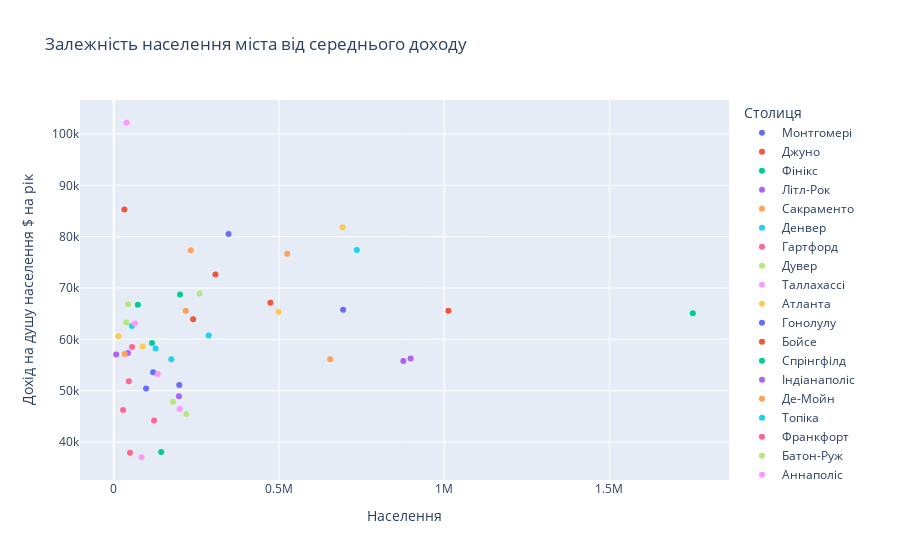

Notebook cell for this chart:
### Code cell
#Візуалізація залежності міста від середнього доходу населення
px.scatter(data, x = 'Населення', y = 'Дохід на душу населення $ на рік', title = 'Залежність населення міста від середнього доходу', color='Столиця')

### Figure 1 — Plotly figure (JSON) as saved in the notebook; plotly's stock layout.template omitted (floating-point values rounded to 4 significant figures)
{"data": [{"hovertemplate": "Столиця=Монтгомері<br>Населення=%{x}<br>Дохід на душу населення $ на рік=%{y}<extra></extra>", "legendgroup": "Монтгомері", "marker": {"color": "#636efa", "symbol": "circle"}, "mode": "markers", "name": "Монтгомері", "orientation": "v", "showlegend": true, "type": "scatter", "x": [198218], "xaxis": "x", "y": [51113], "yaxis": "y"}, {"hovertemplate": "Столиця=Джуно<br>Населення=%{x}<br>Дохід на душу населення $ на рік=%{y}<extra></extra>", "legendgroup": "Джуно", "marker": {"color": "#EF553B", "symbol": "circle"}, "mode": "markers", "name": "Джуно", "orientation": "v", "showlegend": true, "type": "scatter", "x": [32113], "xaxis": "x", "y": [85296], "yaxis": "y"}, {"hovertemplate": "Столиця=Фінікс<br>Населення=%{x}<br>Дохід на душу населення $ на рік=%{y}<extra></extra>", "legendgroup": "Фінікс", "marker": {"color": "#00cc96", "symbol": "circle"}, "mode": "markers", "name": "Фінікс", "orientation": "v", "showlegend": true, "type": "scatter", "x": [1752316], "xaxis": "x", "y": [65057], "yaxis": "y"}, {"hovertemplate": "Столиця=Літл-Рок<br>Населення=%{x}<br>Дохід на душу населення $ на рік=%{y}<extra></extra>", "legendgroup": "Літл-Рок", "marker": {"color": "#ab63fa", "symbol": "circle"}, "mode": "markers", "name": "Літл-Рок", "orientation": "v", "showlegend": true, "type": "scatter", "x": [197312], "xaxis": "x", "y": [48892], "yaxis": "y"}, {"hovertemplate": "Столиця=Сакраменто<br>Населення=%{x}<br>Дохід на душу населення $ на рік=%{y}<extra></extra>", "legendgroup": "Сакраменто", "marker": {"color": "#FFA15A", "symbol": "circle"}, "mode": "markers", "name": "Сакраменто", "orientation": "v", "showlegend": true, "type": "scatter", "x": [524943], "xaxis": "x", "y": [76662], "yaxis": "y"}, {"hovertemplate": "Столиця=Денвер<br>Населення=%{x}<br>Дохід на душу населення $ на рік=%{y}<extra></extra>", "legendgroup": "Денвер", "marker": {"color": "#19d3f3", "symbol": "circle"}, "mode": "markers", "name": "Денвер", "orientation": "v", "showlegend": true, "type": "scatter", "x": [735538], "xaxis": "x", "y": [77398], "yaxis": "y"}, {"hovertemplate": "Столиця=Гартфорд<br>Населення=%{x}<br>Дохід на душу населення $ на рік=%{y}<extra></extra>", "legendgroup": "Гартфорд", "marker": {"color": "#FF6692", "symbol": "circle"}, "mode": "markers", "name": "Гартфорд", "orientation": "v", "showlegend": true, "type": "scatter", "x": [122105], "xaxis": "x", "y": [44162], "yaxis": "y"}, {"hovertemplate": "Столиця=Дувер<br>Населення=%{x}<br>Дохід на душу населення $ на рік=%{y}<extra></extra>", "legendgroup": "Дувер", "marker": {"color": "#B6E880", "symbol": "circle"}, "mode": "markers", "name": "Дувер", "orientation": "v", "showlegend": true, "type": "scatter", "x": [38142], "xaxis": "x", "y": [63273], "yaxis": "y"}, {"hovertemplate": "Столиця=Таллахассі<br>Населення=%{x}<br>Дохід на душу населення $ на рік=%{y}<extra></extra>", "legendgroup": "Таллахассі", "marker": {"color": "#FF97FF", "symbol": "circle"}, "mode": "markers", "name": "Таллахассі", "orientation": "v", "showlegend": true, "type": "scatter", "x": [199926], "xaxis": "x", "y": [46411], "yaxis": "y"}, {"hovertemplate": "Столиця=Атланта<br>Населення=%{x}<br>Дохід на душу населення $ на рік=%{y}<extra></extra>", "legendgroup": "Атланта", "marker": {"color": "#FECB52", "symbol": "circle"}, "mode": "markers", "name": "Атланта", "orientation": "v", "showlegend": true, "type": "scatter", "x": [498715], "xaxis": "x", "y": [65345], "yaxis": "y"}, {"hovertemplate": "Столиця=Гонолулу<br>Населення=%{x}<br>Дохід на душу населення $ на рік=%{y}<extra></extra>", "legendgroup": "Гонолулу", "marker": {"color": "#636efa", "symbol": "circle"}, "mode": "markers", "name": "Гонолулу", "orientation": "v", "showlegend": true, "type": "scatter", "x": [347397], "xaxis": "x", "y": [80513], "yaxis": "y"}, {"hovertemplate": "Столиця=Бойсе<br>Населення=%{x}<br>Дохід на душу населення $ на рік=%{y}<extra></extra>", "legendgroup": "Бойсе", "marker": {"color": "#EF553B", "symbol": "circle"}, "mode": "markers", "name": "Бойсе", "orientation": "v", "showlegend": true, "type": "scatter", "x": [240380], "xaxis": "x", "y": [63918], "yaxis": "y"}, {"hovertemplate": "Столиця=Спрінгфілд<br>Населення=%{x}<br>Дохід на душу населення $ на рік=%{y}<extra></extra>", "legendgroup": "Спрінгфілд", "marker": {"color": "#00cc96", "symbol": "circle"}, "mode": "markers", "name": "Спрінгфілд", "orientation": "v", "showlegend": true, "type": "scatter", "x": [115715], "xaxis": "x", "y": [59285], "yaxis": "y"}, {"hovertemplate": "Столиця=Індіанаполіс<br>Населення=%{x}<br>Дохід на душу населення $ на рік=%{y}<extra></extra>", "legendgroup": "Індіанаполіс", "marker": {"color": "#ab63fa", "symbol": "circle"}, "mode": "markers", "name": "Індіанаполіс", "orientation": "v", "showlegend": true, "type": "scatter", "x": [876384], "xaxis": "x", "y": [55752], "yaxis": "y"}, {"hovertemplate": "Столиця=Де-Мойн<br>Населення=%{x}<br>Дохід на душу населення $ на рік=%{y}<extra></extra>", "legendgroup": "Де-Мойн", "marker": {"color": "#FFA15A", "symbol": "circle"}, "mode": "markers", "name": "Де-Мойн", "orientation": "v", "showlegend": true, "type": "scatter", "x": [217891], "xaxis": "x", "y": [65579], "yaxis": "y"}, {"hovertemplate": "Столиця=Топіка<br>Населення=%{x}<br>Дохід на душу населення $ на рік=%{y}<extra></extra>", "legendgroup": "Топіка", "marker": {"color": "#19d3f3", "symbol": "circle"}, "mode": "markers", "name": "Топіка", "orientation": "v", "showlegend": true, "type": "scatter", "x": [126587], "xaxis": "x", "y": [58197], "yaxis": "y"}, {"hovertemplate": "Столиця=Франкфорт<br>Населення=%{x}<br>Дохід на душу населення $ на рік=%{y}<extra></extra>", "legendgroup": "Франкфорт", "marker": {"color": "#FF6692", "symbol": "circle"}, "mode": "markers", "name": "Франкфорт", "orientation": "v", "showlegend": true, "type": "scatter", "x": [28283], "xaxis": "x", "y": [46237], "yaxis": "y"}, {"hovertemplate": "Столиця=Батон-Руж<br>Населення=%{x}<br>Дохід на душу населення $ на рік=%{y}<extra></extra>", "legendgroup": "Батон-Руж", "marker": {"color": "#B6E880", "symbol": "circle"}, "mode": "markers", "name": "Батон-Руж", "orientation": "v", "showlegend": true, "type": "scatter", "x": [219531], "xaxis": "x", "y": [45426], "yaxis": "y"}, {"hovertemplate": "Столиця=Аннаполіс<br>Населення=%{x}<br>Дохід на душу населення $ на рік=%{y}<extra></extra>", "legendgroup": "Аннаполіс", "marker": {"color": "#FF97FF", "symbol": "circle"}, "mode": "markers", "name": "Аннаполіс", "orientation": "v", "showlegend": true, "type": "scatter", "x": [39139], "xaxis": "x", "y": [102199], "yaxis": "y"}, {"hovertemplate": "Столиця=Бостон<br>Населення=%{x}<br>Дохід на душу населення $ на рік=%{y}<extra></extra>", "legendgroup": "Бостон", "marker": {"color": "#FECB52", "symbol": "circle"}, "mode": "markers", "name": "Бостон", "orientation": "v", "showlegend": true, "type": "scatter", "x": [692600], "xaxis": "x", "y": [81827], "yaxis": "y"}, {"hovertemplate": "Столиця=Лансінг<br>Населення=%{x}<br>Дохід на душу населення $ на рік=%{y}<extra></extra>", "legendgroup": "Лансінг", "marker": {"color": "#636efa", "symbol": "circle"}, "mode": "markers", "name": "Лансінг", "orientation": "v", "showlegend": true, "type": "scatter", "x": [119128], "xaxis": "x", "y": [53579], "yaxis": "y"}, {"hovertemplate": "Столиця=Сент-Пол<br>Населення=%{x}<br>Дохід на душу населення $ на рік=%{y}<extra></extra>", "legendgroup": "Сент-Пол", "marker": {"color": "#EF553B", "symbol": "circle"}, "mode": "markers", "name": "Сент-Пол", "orientation": "v", "showlegend": true, "type": "scatter", "x": [307695], "xaxis": "x", "y": [72629], "yaxis": "y"}, {"hovertemplate": "Столиця=Джексон<br>Населення=%{x}<br>Дохід на душу населення $ на рік=%{y}<extra></extra>", "legendgroup": "Джексон", "marker": {"color": "#00cc96", "symbol": "circle"}, "mode": "markers", "name": "Джексон", "orientation": "v", "showlegend": true, "type": "scatter", "x": [143617], "xaxis": "x", "y": [38057], "yaxis": "y"}, {"hovertemplate": "Столиця=Джефферсон-Сіті<br>Населення=%{x}<br>Дохід на душу населення $ на рік=%{y}<extra></extra>", "legendgroup": "Джефферсон-Сіті", "marker": {"color": "#ab63fa", "symbol": "circle"}, "mode": "markers", "name": "Джефферсон-Сіті", "orientation": "v", "showlegend": true, "type": "scatter", "x": [43079], "xaxis": "x", "y": [57348], "yaxis": "y"}, {"hovertemplate": "Столиця=Гелена<br>Населення=%{x}<br>Дохід на душу населення $ на рік=%{y}<extra></extra>", "legendgroup": "Гелена", "marker": {"color": "#FFA15A", "symbol": "circle"}, "mode": "markers", "name": "Гелена", "orientation": "v", "showlegend": true, "type": "scatter", "x": [33188], "xaxis": "x", "y": [57134], "yaxis": "y"}, {"hovertemplate": "Столиця=Лінкольн<br>Населення=%{x}<br>Дохід на душу населення $ на рік=%{y}<extra></extra>", "legendgroup": "Лінкольн", "marker": {"color": "#19d3f3", "symbol": "circle"}, "mode": "markers", "name": "Лінкольн", "orientation": "v", "showlegend": true, "type": "scatter", "x": [287401], "xaxis": "x", "y": [60753], "yaxis": "y"}, {"hovertemplate": "Столиця=Карсон-Сіті<br>Населення=%{x}<br>Дохід на душу населення $ на рік=%{y}<extra></extra>", "legendgroup": "Карсон-Сіті", "marker": {"color": "#FF6692", "symbol": "circle"}, "mode": "markers", "name": "Карсон-Сіті", "orientation": "v", "showlegend": true, "type": "scatter", "x": [55414], "xaxis": "x", "y": [58507], "yaxis": "y"}, {"hovertemplate": "Столиця=Конкорд<br>Населення=%{x}<br>Дохід на душу населення $ на рік=%{y}<extra></extra>", "legendgroup": "Конкорд", "marker": {"color": "#B6E880", "symbol": "circle"}, "mode": "markers", "name": "Конкорд", "orientation": "v", "showlegend": true, "type": "scatter", "x": [43167], "xaxis": "x", "y": [66825], "yaxis": "y"}, {"hovertemplate": "Столиця=Трентон<br>Населення=%{x}<br>Дохід на душу населення $ на рік=%{y}<extra></extra>", "legendgroup": "Трентон", "marker": {"color": "#FF97FF", "symbol": "circle"}, "mode": "markers", "name": "Трентон", "orientation": "v", "showlegend": true, "type": "scatter", "x": [83974], "xaxis": "x", "y": [37022], "yaxis": "y"}, {"hovertemplate": "Столиця=Санта-Фе<br>Населення=%{x}<br>Дохід на душу населення $ на рік=%{y}<extra></extra>", "legendgroup": "Санта-Фе", "marker": {"color": "#FECB52", "symbol": "circle"}, "mode": "markers", "name": "Санта-Фе", "orientation": "v", "showlegend": true, "type": "scatter", "x": [87521], "xaxis": "x", "y": [58618], "yaxis": "y"}, {"hovertemplate": "Столиця=Албані<br>Населення=%{x}<br>Дохід на душу населення $ на рік=%{y}<extra></extra>", "legendgroup": "Албані", "marker": {"color": "#636efa", "symbol": "circle"}, "mode": "markers", "name": "Албані", "orientation": "v", "showlegend": true, "type": "scatter", "x": [97856], "xaxis": "x", "y": [50405], "yaxis": "y"}, {"hovertemplate": "Столиця=Ролі<br>Населення=%{x}<br>Дохід на душу населення $ на рік=%{y}<extra></extra>", "legendgroup": "Ролі", "marker": {"color": "#EF553B", "symbol": "circle"}, "mode": "markers", "name": "Ролі", "orientation": "v", "showlegend": true, "type": "scatter", "x": [474069], "xaxis": "x", "y": [67146], "yaxis": "y"}, {"hovertemplate": "Столиця=Бісмарк<br>Населення=%{x}<br>Дохід на душу населення $ на рік=%{y}<extra></extra>", "legendgroup": "Бісмарк", "marker": {"color": "#00cc96", "symbol": "circle"}, "mode": "markers", "name": "Бісмарк", "orientation": "v", "showlegend": true, "type": "scatter", "x": [73112], "xaxis": "x", "y": [66714], "yaxis": "y"}, {"hovertemplate": "Столиця=Колумбус<br>Населення=%{x}<br>Дохід на душу населення $ на рік=%{y}<extra></extra>", "legendgroup": "Колумбус", "marker": {"color": "#ab63fa", "symbol": "circle"}, "mode": "markers", "name": "Колумбус", "orientation": "v", "showlegend": true, "type": "scatter", "x": [898553], "xaxis": "x", "y": [56273], "yaxis": "y"}, {"hovertemplate": "Столиця=Оклахома-Сіті<br>Населення=%{x}<br>Дохід на душу населення $ на рік=%{y}<extra></extra>", "legendgroup": "Оклахома-Сіті", "marker": {"color": "#FFA15A", "symbol": "circle"}, "mode": "markers", "name": "Оклахома-Сіті", "orientation": "v", "showlegend": true, "type": "scatter", "x": [655057], "xaxis": "x", "y": [56132], "yaxis": "y"}, {"hovertemplate": "Столиця=Сейлем<br>Населення=%{x}<br>Дохід на душу населення $ на рік=%{y}<extra></extra>", "legendgroup": "Сейлем", "marker": {"color": "#19d3f3", "symbol": "circle"}, "mode": "markers", "name": "Сейлем", "orientation": "v", "showlegend": true, "type": "scatter", "x": [174365], "xaxis": "x", "y": [56137], "yaxis": "y"}, {"hovertemplate": "Столиця=Гаррісбург<br>Населення=%{x}<br>Дохід на душу населення $ на рік=%{y}<extra></extra>", "legendgroup": "Гаррісбург", "marker": {"color": "#FF6692", "symbol": "circle"}, "mode": "markers", "name": "Гаррісбург", "orientation": "v", "showlegend": true, "type": "scatter", "x": [49229], "xaxis": "x", "y": [37923], "yaxis": "y"}, {"hovertemplate": "Столиця=Провіденс<br>Населення=%{x}<br>Дохід на душу населення $ на рік=%{y}<extra></extra>", "legendgroup": "Провіденс", "marker": {"color": "#B6E880", "symbol": "circle"}, "mode": "markers", "name": "Провіденс", "orientation": "v", "showlegend": true, "type": "scatter", "x": [179335], "xaxis": "x", "y": [47825], "yaxis": "y"}, {"hovertemplate": "Столиця=Колумбія<br>Населення=%{x}<br>Дохід на душу населення $ на рік=%{y}<extra></extra>", "legendgroup": "Колумбія", "marker": {"color": "#FF97FF", "symbol": "circle"}, "mode": "markers", "name": "Колумбія", "orientation": "v", "showlegend": true, "type": "scatter", "x": [133273], "xaxis": "x", "y": [53246], "yaxis": "y"}, {"hovertemplate": "Столиця=П'єр<br>Населення=%{x}<br>Дохід на душу населення $ на рік=%{y}<extra></extra>", "legendgroup": "П'єр", "marker": {"color": "#FECB52", "symbol": "circle"}, "mode": "markers", "name": "П'єр", "orientation": "v", "showlegend": true, "type": "scatter", "x": [14177], "xaxis": "x", "y": [60615], "yaxis": "y"}, {"hovertemplate": "Столиця=Нешвілл<br>Населення=%{x}<br>Дохід на душу населення $ на рік=%{y}<extra></extra>", "legendgroup": "Нешвілл", "marker": {"color": "#636efa", "symbol": "circle"}, "mode": "markers", "name": "Нешвілл", "orientation": "v", "showlegend": true, "type": "scatter", "x": [694144], "xaxis": "x", "y": [65776], "yaxis": "y"}, {"hovertemplate": "Столиця=Остін<br>Населення=%{x}<br>Дохід на душу населення $ на рік=%{y}<extra></extra>", "legendgroup": "Остін", "marker": {"color": "#EF553B", "symbol": "circle"}, "mode": "markers", "name": "Остін", "orientation": "v", "showlegend": true, "type": "scatter", "x": [1012695], "xaxis": "x", "y": [65579], "yaxis": "y"}, {"hovertemplate": "Столиця=Солт-Лейк-Сіті<br>Населення=%{x}<br>Дохід на душу населення $ на рік=%{y}<extra></extra>", "legendgroup": "Солт-Лейк-Сіті", "marker": {"color": "#00cc96", "symbol": "circle"}, "mode": "markers", "name": "Солт-Лейк-Сіті", "orientation": "v", "showlegend": true, "type": "scatter", "x": [200567], "xaxis": "x", "y": [68743], "yaxis": "y"}, {"hovertemplate": "Столиця=Монтпельєр<br>Населення=%{x}<br>Дохід на душу населення $ на рік=%{y}<extra></extra>", "legendgroup": "Монтпельєр", "marker": {"color": "#ab63fa", "symbol": "circle"}, "mode": "markers", "name": "Монтпельєр", "orientation": "v", "showlegend": true, "type": "scatter", "x": [7436], "xaxis": "x", "y": [57065], "yaxis": "y"}, {"hovertemplate": "Столиця=Річмонд<br>Населення=%{x}<br>Дохід на душу населення $ на рік=%{y}<extra></extra>", "legendgroup": "Річмонд", "marker": {"color": "#FFA15A", "symbol": "circle"}, "mode": "markers", "name": "Річмонд", "orientation": "v", "showlegend": true, "type": "scatter", "x": [233170], "xaxis": "x", "y": [77378], "yaxis": "y"}, {"hovertemplate": "Столиця=Олімпія<br>Населення=%{x}<br>Дохід на душу населення $ на рік=%{y}<extra></extra>", "legendgroup": "Олімпія", "marker": {"color": "#19d3f3", "symbol": "circle"}, "mode": "markers", "name": "Олімпія", "orientation": "v", "showlegend": true, "type": "scatter", "x": [54905], "xaxis": "x", "y": [62577], "yaxis": "y"}, {"hovertemplate": "Столиця=Чарлстон<br>Населення=%{x}<br>Дохід на душу населення $ на рік=%{y}<extra></extra>", "legendgroup": "Чарлстон", "marker": {"color": "#FF6692", "symbol": "circle"}, "mode": "markers", "name": "Чарлстон", "orientation": "v", "showlegend": true, "type": "scatter", "x": [45879], "xaxis": "x", "y": [51809], "yaxis": "y"}, {"hovertemplate": "Столиця=Медісон<br>Населення=%{x}<br>Дохід на душу населення $ на рік=%{y}<extra></extra>", "legendgroup": "Медісон", "marker": {"color": "#B6E880", "symbol": "circle"}, "mode": "markers", "name": "Медісон", "orientation": "v", "showlegend": true, "type": "scatter", "x": [259680], "xaxis": "x", "y": [68947], "yaxis": "y"}, {"hovertemplate": "Столиця=Шайєнн<br>Населення=%{x}<br>Дохід на душу населення $ на рік=%{y}<extra></extra>", "legendgroup": "Шайєнн", "marker": {"color": "#FF97FF", "symbol": "circle"}, "mode": "markers", "name": "Шайєнн", "orientation": "v", "showlegend": true, "type": "scatter", "x": [64019], "xaxis": "x", "y": [63094], "yaxis": "y"}], "layout": {"legend": {"title": {"text": "Столиця"}, "tracegroupgap": 0}, "title": {"text": "Залежність населення міста від середнього доходу"}, "xaxis": {"anchor": "y", "domain": [0, 1], "title": {"text": "Населення"}}, "yaxis": {"anchor": "x", "domain": [0, 1], "title": {"text": "Дохід на душу населення $ на рік"}}}}
